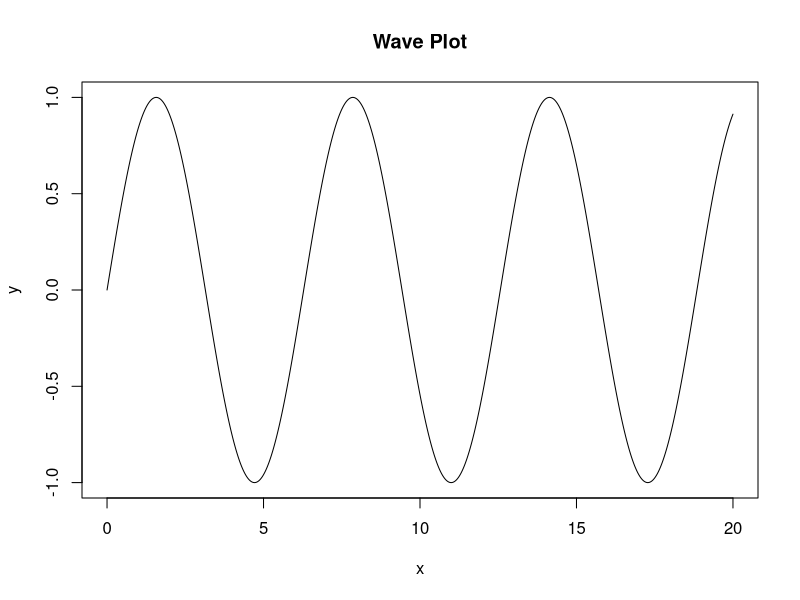

Reproduce this figure in R.
## ---- chunk 1
# Create vectors x and y, and a data frame sin_df
x <- seq(0, 20, by = 0.01)
y <- sin(x)
sin_df <- data.frame(x,y)

# Display the first few rows of sin_df
head(sin_df, 3)

# Plot sin_df
plot(sin_df$x, sin_df$y, type = "l", xlab = "x", ylab = "y", main = "Wave Plot")
